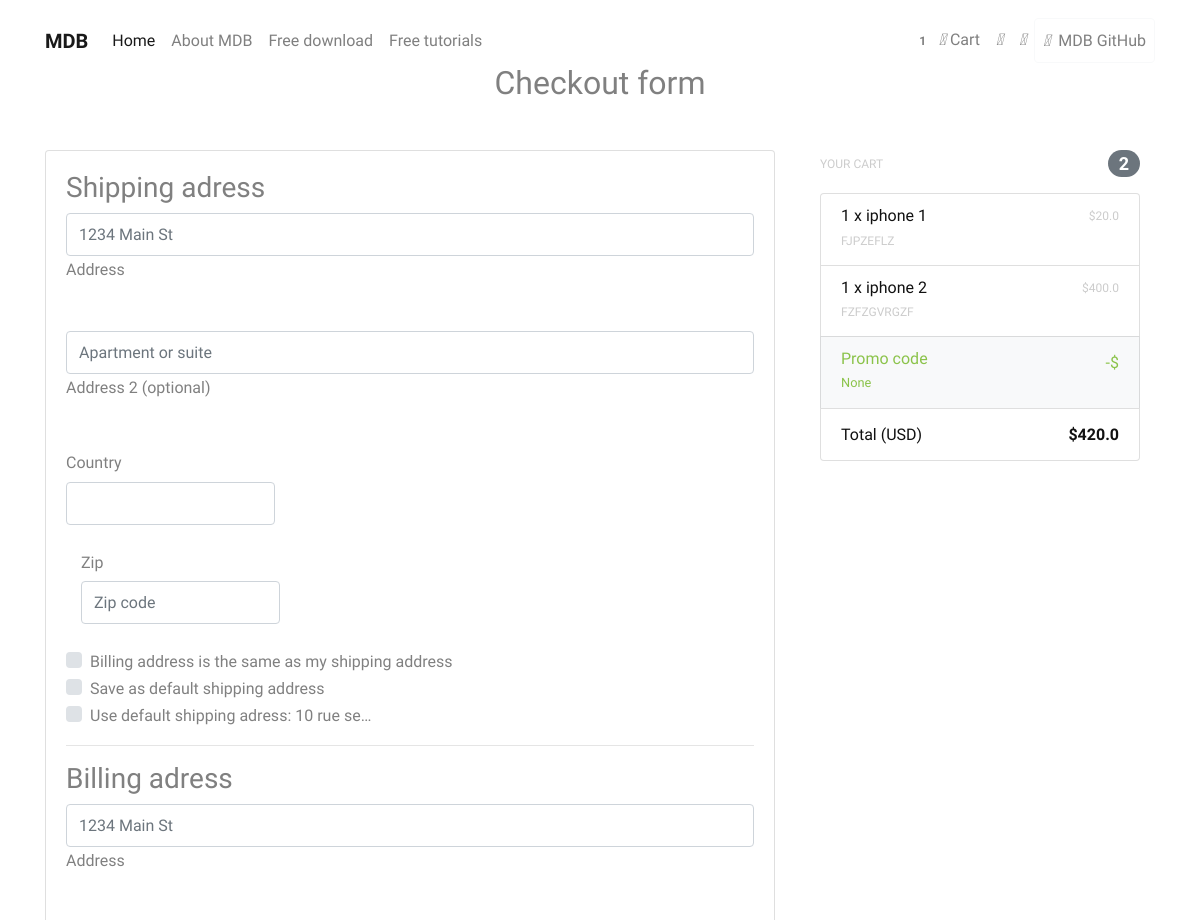
Before: /checkout/ (signed in, upper part) with the older database file.
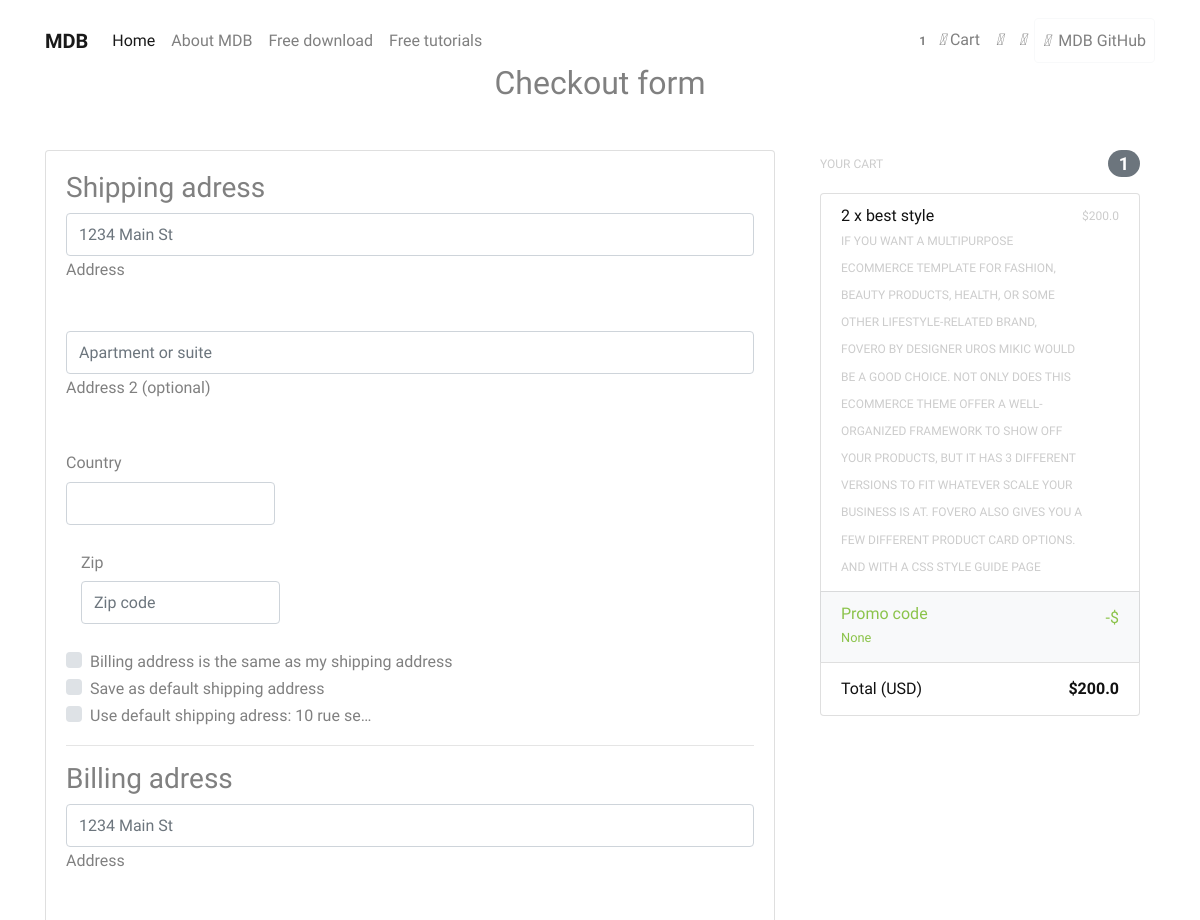
After: the same page with the newer database file.
### core/models.py (models this page shows, shortened)
class Order(models.Model):
    user = models.ForeignKey(settings.AUTH_USER_MODEL, on_delete=models.CASCADE )
    ref_code = models.CharField(max_length = 20)
    items = models.ManyToManyField(OrderItem)
    start_date = models.DateTimeField(auto_now_add=True)
    ordered_date = models.DateTimeField()
    ordered = models.BooleanField(default=False)
    Shipping_adress = models.ForeignKey(
        'Adress',related_name='shipping_adress', on_delete=models.SET_NULL, blank=True, null=True)
    billing_adress = models.ForeignKey(
        'Adress',related_name='billing_adress', on_delete=models.SET_NULL, blank=True, null=True) #to know where to send the product
    payment = models.ForeignKey(
        'Payment', on_delete=models.SET_NULL, blank = True, null=True)
    coupon = models.ForeignKey(
        'Coupon', on_delete=models.SET_NULL, blank = True, null=True)
    being_delevering = models.BooleanField(default=False)
    received = models.BooleanField(default=False)
    refund_requested = models.BooleanField(default=False)
    refund_granted = models.BooleanField(default=False)
    def get_total(self):
        total = 0
        for order_item in self.items.all():
            total += order_item.get_final_price()
        if self.coupon:
            total -= self.coupon.amount
        return total
    '''
    1.item added to cart
    2.Adding a billing adress
        (Failed checkout)
    3. Payment
    (preprocessing, processing, packaging etc.)
    4.Being delivered
    5.Recived
    6.Refunds
    '''

class OrderItem(models.Model):
    user = models.ForeignKey(settings.AUTH_USER_MODEL, on_delete=models.CASCADE)
    ordered = models.BooleanField(default=False)
    item = models.ForeignKey(Item, on_delete=models.CASCADE)
    quantity = models.IntegerField(default=1)
    def get_total_item_price(self):
        return self.quantity * self.item.price
    def get_total_discount_item_price(self):
        return self.quantity * self.item.discount_price
    def get_final_price(self):
        if self.item.discount_price:
            return self.get_total_discount_item_price()
        return self.get_total_item_price()

class Item(models.Model):
    title = models.CharField(max_length=100)
    price = models.FloatField()
    discount_price = models.FloatField(blank=True, null=True)
    category = models.CharField(choices = CATEGORY_CHOICES, max_length=2)
    label = models.CharField(choices = LABEL_CHOICES, max_length=1)
    slug = models.SlugField()
    description = models.TextField()
    image = models.ImageField(blank=True, null=True)

### core/views.py (the view, shortened to what this page needs)
# urls.py: path('checkout/', CheckoutView.as_view(), name='checkout'),
class CheckoutView(View):
    def get(self, *args, **kwargs):
        try:
            print(self.request.user)
            order = Order.objects.get(user=self.request.user, ordered = False)
            form = CheckoutForm()
            context = {
            'form': form ,
            'order':order,
            'couponform':CouponForm(),
            'DISPLAY_COUPON_FORM': False
            }
            shippin_address_qd = Adress.objects.filter(
                user=self.request.user,
                adress_type='S',
                default = True
            )
            if shippin_address_qd.exists():
                context.update({'default_shipping_adress': shippin_address_qd[0]})
            billing_address_qd = Adress.objects.filter(
                user=self.request.user,
                adress_type='B',
                default = True
            )
            if billing_address_qd.exists():
                context.update({'default_billing_adress': billing_address_qd[0]})
            return render(self.request, "checkout-page.html", context)
        except ObjectDoesNotExist:
            messages.info(self.request, "You do not have an active order")
            return redirect("core:checkout")

### core/forms.py
class CheckoutForm(forms.Form):
    shipping_adress = forms.CharField(required = False)
    shipping_adress2 = forms.CharField(required = False)
    shipping_country = CountryField(blank_label='(select country)').formfield(
        required=False,
        widget=CountrySelectWidget(attrs={
            'class': 'custom-select d-block w-100',
        }))
    shipping_zip = forms.CharField(required = False)
    billing_adress = forms.CharField(required = False)
    billing_adress2 = forms.CharField(required = False)
    billing_country = CountryField(blank_label='(select country)').formfield(
        required=False,
        widget=CountrySelectWidget(attrs={
            'class': 'custom-select d-block w-100',
        }))
    billing_zip = forms.CharField(required = False)
    same_billing_adress = forms.BooleanField(required = False)
    set_default_shipping = forms.BooleanField(required = False)
    use_default_shipping = forms.BooleanField(required = False)
    set_default_billing = forms.BooleanField(required = False)
    use_default_billing = forms.BooleanField(required = False)
    payment_option = forms.ChoiceField(widget=forms.RadioSelect, choices=PAYMENT_CHOICES)

### core/templates/checkout-page.html (shortened to what the changed rows need)
{% extends 'base.html' %}
{% block content %}
{% load crispy_forms_tags %}
<main>
  <div class="container wow fadeIn">
    <h2 class="my-5 h2 text-center">Checkout form</h2>
    <div class="row">
      <div class="col-md-4 mb-4">
        {% include "order_snippet.html" %}
      </div>
    </div>
  </div>
</main>
{% endblock content %}

### core/templates/order_snippet.html (shortened to what this page needs)
<div class="col-md-12 mb-4">
    <h4 class="d-flex justify-content-between align-items-center mb-3">
        <span class="text-muted">Your cart</span>
        <span class="badge badge-secondary badge-pill">{{ order.items.count }}</span>
    </h4>
    <ul class="list-group mb-3 z-depth-1">
        {% for order_item in order.items.all %}
        <li class="list-group-item d-flex justify-content-between lh-condensed">
            <div>
                <h6 class="my-0">{{ order_item.quantity }} x {{ order_item.item.title}}</h6>
                <small class="text-muted">{{ order_item.item.description}}</small>
            </div>
            <span class="text-muted">${{ order_item.get_final_price }}</span>
        </li>
        {% endfor %}
        <li class="list-group-item d-flex justify-content-between bg-light">
            <div class="text-success">
                <h6 class="my-0">Promo code</h6>
                <small>{{ order.coupon }}</small>
            </div>
            <span class="text-success">-${{ order.coupon.amount }}</span>
        </li>
        <li class="list-group-item d-flex justify-content-between">
            <span>Total (USD)</span>
            <strong>${{ order.get_total }}</strong>
        </li>
    </ul>
</div>

Changed rows visible on the page:
removed OrderItem: quantity "1", item "iphone 1", item.description "FJPZEFLZ", get_final_price "20.0"
removed OrderItem: quantity "1", item "iphone 2", item.description "FZFZGVRGZF", get_final_price "400.0"
computed for Order "None": items.count "2" → "1"; get_total "420.0" → "200.0"
added OrderItem: quantity "2", item "best style", item.description "IF YOU WANT A MULTIPURPOSE ECOMMERCE TEMPLATE FOR FASHION, BEAUTY PRODUCTS, HEALTH, OR SOME OTHER LIFESTYLE-RELATED BRAND, FOVERO BY DESIGNER UROS MIKIC WOULD BE A GOOD CHOICE. NOT ONLY DOES THIS ECOMMERCE THEME OFFER A WELL-ORGANIZED FRAMEWORK TO SHOW OFF YOUR PRODUCTS, BUT IT HAS 3 DIFFERENT VERSIONS TO FIT WHATEVER SCALE YOUR BUSINESS IS AT. FOVERO ALSO GIVES YOU A FEW DIFFERENT PRODUCT CARD OPTIONS. AND WITH A CSS STYLE GUIDE PAGE", get_final_price "200.0"
